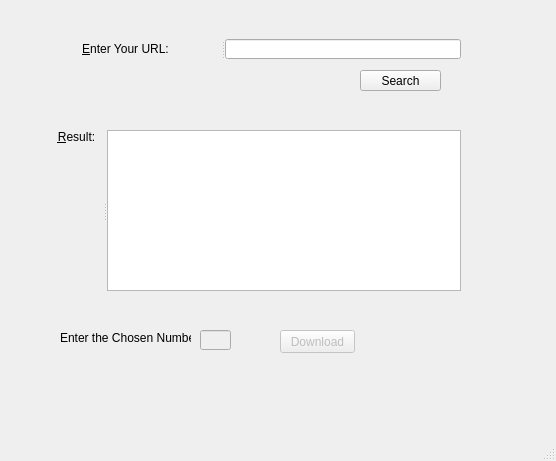
<?xml version="1.0" encoding="UTF-8"?>
<ui version="4.0">
 <class>YouTube_Downloader</class>
 <widget class="QMainWindow" name="YouTube_Downloader">
  <property name="enabled">
   <bool>true</bool>
  </property>
  <property name="geometry">
   <rect>
    <x>0</x>
    <y>0</y>
    <width>556</width>
    <height>461</height>
   </rect>
  </property>
  <property name="contextMenuPolicy">
   <enum>Qt::PreventContextMenu</enum>
  </property>
  <property name="windowTitle">
   <string>YouTube Downloader</string>
  </property>
  <widget class="QWidget" name="centralwidget">
   <widget class="QPushButton" name="search">
    <property name="geometry">
     <rect>
      <x>360</x>
      <y>70</y>
      <width>81</width>
      <height>21</height>
     </rect>
    </property>
    <property name="text">
     <string>Search</string>
    </property>
   </widget>
   <widget class="QLabel" name="chosen_number">
    <property name="geometry">
     <rect>
      <x>60</x>
      <y>330</y>
      <width>131</width>
      <height>16</height>
     </rect>
    </property>
    <property name="text">
     <string>Enter the Chosen Number:</string>
    </property>
   </widget>
   <widget class="QLineEdit" name="enter_number">
    <property name="enabled">
     <bool>false</bool>
    </property>
    <property name="geometry">
     <rect>
      <x>200</x>
      <y>330</y>
      <width>31</width>
      <height>20</height>
     </rect>
    </property>
   </widget>
   <widget class="QPushButton" name="download">
    <property name="enabled">
     <bool>false</bool>
    </property>
    <property name="geometry">
     <rect>
      <x>280</x>
      <y>330</y>
      <width>75</width>
      <height>23</height>
     </rect>
    </property>
    <property name="text">
     <string>Download</string>
    </property>
   </widget>
   <widget class="QSplitter" name="splitter">
    <property name="geometry">
     <rect>
      <x>50</x>
      <y>130</y>
      <width>411</width>
      <height>161</height>
     </rect>
    </property>
    <property name="orientation">
     <enum>Qt::Horizontal</enum>
    </property>
    <widget class="QLabel" name="result">
     <property name="text">
      <string>&amp;Result:</string>
     </property>
     <property name="alignment">
      <set>Qt::AlignHCenter|Qt::AlignTop</set>
     </property>
     <property name="buddy">
      <cstring>available_links</cstring>
     </property>
    </widget>
    <widget class="QTextBrowser" name="available_links">
     <property name="enabled">
      <bool>true</bool>
     </property>
    </widget>
   </widget>
   <widget class="QSplitter" name="splitter_2">
    <property name="geometry">
     <rect>
      <x>30</x>
      <y>39</y>
      <width>431</width>
      <height>20</height>
     </rect>
    </property>
    <property name="orientation">
     <enum>Qt::Horizontal</enum>
    </property>
    <widget class="QLabel" name="enter_url">
     <property name="text">
      <string>&amp;Enter Your URL:</string>
     </property>
     <property name="alignment">
      <set>Qt::AlignCenter</set>
     </property>
     <property name="buddy">
      <cstring>url</cstring>
     </property>
    </widget>
    <widget class="QLineEdit" name="url">
     <property name="text">
      <string/>
     </property>
     <property name="alignment">
      <set>Qt::AlignLeading|Qt::AlignLeft|Qt::AlignVCenter</set>
     </property>
    </widget>
   </widget>
  </widget>
  <widget class="QMenuBar" name="menubar">
   <property name="geometry">
    <rect>
     <x>0</x>
     <y>0</y>
     <width>556</width>
     <height>21</height>
    </rect>
   </property>
  </widget>
  <widget class="QStatusBar" name="statusbar"/>
 </widget>
 <tabstops>
  <tabstop>url</tabstop>
  <tabstop>search</tabstop>
  <tabstop>available_links</tabstop>
  <tabstop>enter_number</tabstop>
 </tabstops>
 <resources/>
 <connections>
  <connection>
   <sender>download</sender>
   <signal>clicked()</signal>
   <receiver>YouTube_Downloader</receiver>
   <slot>deleteLater()</slot>
   <hints>
    <hint type="sourcelabel">
     <x>317</x>
     <y>362</y>
    </hint>
    <hint type="destinationlabel">
     <x>277</x>
     <y>230</y>
    </hint>
   </hints>
  </connection>
  <connection>
   <sender>search</sender>
   <signal>clicked()</signal>
   <receiver>available_links</receiver>
   <slot>update()</slot>
   <hints>
    <hint type="sourcelabel">
     <x>400</x>
     <y>101</y>
    </hint>
    <hint type="destinationlabel">
     <x>288</x>
     <y>231</y>
    </hint>
   </hints>
  </connection>
 </connections>
</ui>
